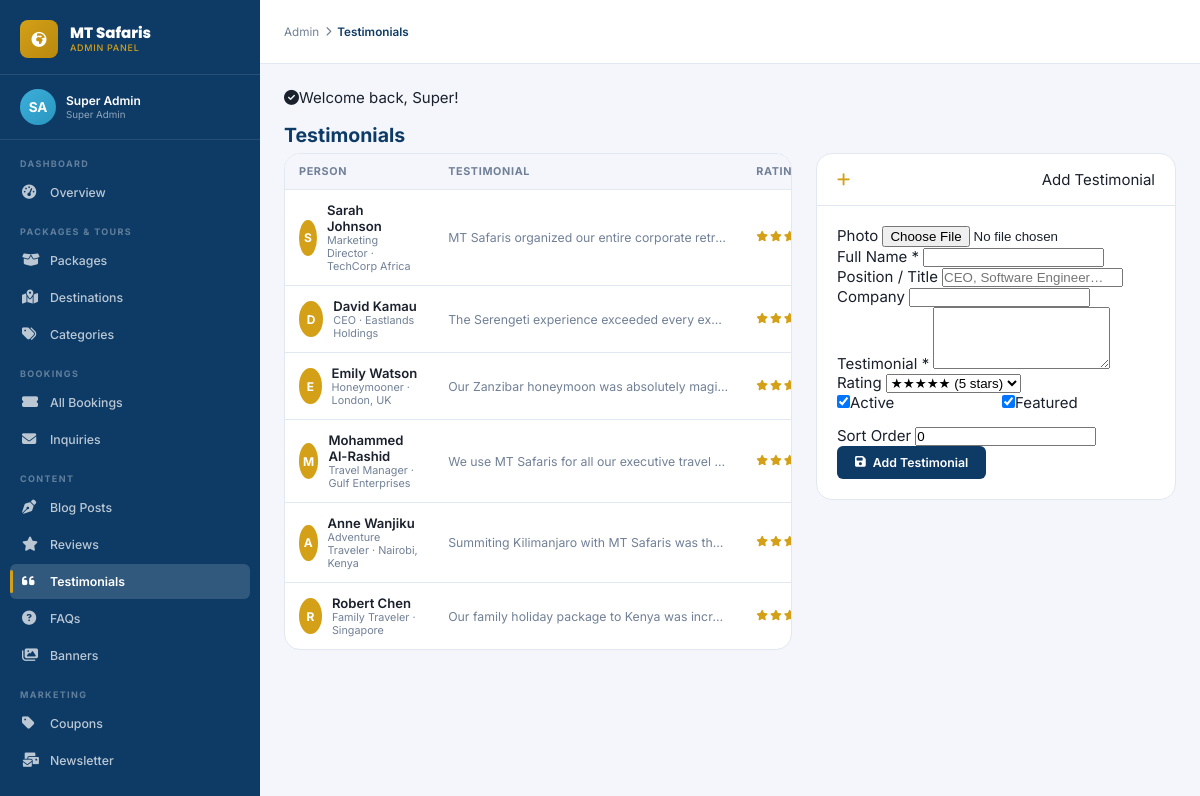
/admin/testimonials.php (signed in), run on the app's committed database.
### tables this page shows
CREATE TABLE `users` (
  `id`              INT UNSIGNED AUTO_INCREMENT PRIMARY KEY,
  `uuid`            CHAR(36) NOT NULL UNIQUE DEFAULT (UUID()),
  `first_name`      VARCHAR(100) NOT NULL,
  `last_name`       VARCHAR(100) NOT NULL,
  `email`           VARCHAR(191) NOT NULL UNIQUE,
  `phone`           VARCHAR(30),
  `password_hash`   VARCHAR(255) NOT NULL,
  `role`            ENUM('super_admin','travel_manager','booking_officer','content_editor','finance','customer_support','customer') NOT NULL DEFAULT 'customer',
  `status`          ENUM('active','inactive','suspended','pending') NOT NULL DEFAULT 'pending',
  `avatar`          VARCHAR(500),
  `email_verified`  TINYINT(1) NOT NULL DEFAULT 0,
  `email_verify_token` VARCHAR(100),
  `two_fa_enabled`  TINYINT(1) NOT NULL DEFAULT 0,
  `two_fa_secret`   VARCHAR(100),
  `remember_token`  VARCHAR(100),
  `last_login_at`   DATETIME,
  `last_login_ip`   VARCHAR(50),
  `created_at`      DATETIME NOT NULL DEFAULT CURRENT_TIMESTAMP,
  `updated_at`      DATETIME NOT NULL DEFAULT CURRENT_TIMESTAMP ON UPDATE CURRENT_TIMESTAMP,
  INDEX `idx_email`  (`email`),
  INDEX `idx_role`   (`role`),
  INDEX `idx_status` (`status`)
);

CREATE TABLE `testimonials` (
  `id`          INT UNSIGNED AUTO_INCREMENT PRIMARY KEY,
  `name`        VARCHAR(150) NOT NULL,
  `position`    VARCHAR(150),
  `company`     VARCHAR(150),
  `avatar`      VARCHAR(500),
  `body`        TEXT NOT NULL,
  `rating`      TINYINT UNSIGNED NOT NULL DEFAULT 5,
  `is_featured` TINYINT(1) NOT NULL DEFAULT 1,
  `is_active`   TINYINT(1) NOT NULL DEFAULT 1,
  `sort_order`  TINYINT UNSIGNED NOT NULL DEFAULT 0,
  `created_at`  DATETIME NOT NULL DEFAULT CURRENT_TIMESTAMP
);

### includes/functions.php (called while the page is built, shortened)
<?php
require_once __DIR__ . '/db.php';
function h(string $str): string {
    return htmlspecialchars($str, ENT_QUOTES | ENT_HTML5, 'UTF-8');
}
function getFlash(): ?array {
    if (isset($_SESSION['flash'])) {
        $flash = $_SESSION['flash'];
        return $flash;
    }
    return null;
}
function url(string $path = ''): string {
    return APP_URL . '/' . ltrim($path, '/');
}
function isActive(string $page): string {
    return (basename($_SERVER['PHP_SELF']) === $page) ? 'active' : '';
}

### includes/db.php (called while the page is built, shortened)
<?php
class DB {
    private static ?PDO $instance = null;
    public static function conn(): PDO {
        if (self::$instance === null) {
            $dsn = sprintf('mysql:host=%s;port=%s;dbname=%s;charset=%s',
                DB_HOST, DB_PORT, DB_NAME, DB_CHARSET);
            $options = [
                PDO::ATTR_ERRMODE            => PDO::ERRMODE_EXCEPTION,
                PDO::ATTR_DEFAULT_FETCH_MODE => PDO::FETCH_ASSOC,
                PDO::ATTR_EMULATE_PREPARES   => false,
                PDO::MYSQL_ATTR_INIT_COMMAND => "SET NAMES " . DB_CHARSET . " COLLATE utf8mb4_unicode_ci",
            ];
            self::$instance = new PDO($dsn, DB_USER, DB_PASS, $options);
        }
        return self::$instance;
    }
    public static function query(string $sql, array $params = []): PDOStatement {
        $stmt = self::conn()->prepare($sql);
        $stmt->execute($params);
        return $stmt;
    }
    public static function row(string $sql, array $params = []): ?array {
        $result = self::query($sql, $params)->fetch();
        return $result ?: null;
    }
    public static function rows(string $sql, array $params = []): array {
        return self::query($sql, $params)->fetchAll();
    }
}

### includes/auth.php (called while the page is built, shortened)
<?php
require_once __DIR__ . '/db.php';
require_once __DIR__ . '/functions.php';
function currentUser(): ?array {
    static $user = null;
    if ($user === null) {
        $user = DB::row("SELECT id, uuid, first_name, last_name, email, phone, role, status, avatar
                         FROM users WHERE id = ? AND status = 'active'", [$_SESSION['user_id']]);
    }
    return $user;
}
function isLoggedIn(): bool {
    return currentUser() !== null;
}
function isAdmin(): bool {
    $user = currentUser();
    return $user && in_array($user['role'], ADMIN_ROLES);
}
function checkRememberToken(): void {
    if (isLoggedIn() || !isset($_COOKIE['remember_token'])) return;
}
checkRememberToken();

### admin/testimonials.php (the view, shortened to what this page needs)
<?php
require_once dirname(__DIR__) . '/includes/auth.php';
require_once dirname(__DIR__) . '/includes/functions.php';
$editId  = (int)($_GET['edit'] ?? 0);
$editing = $editId ? DB::row("SELECT * FROM testimonials WHERE id=?", [$editId]) : null;
$items = DB::rows("SELECT * FROM testimonials ORDER BY sort_order ASC, created_at DESC");
?>
<!DOCTYPE html>
<html lang="en">
<head>
  <link rel="stylesheet" href="https://cdnjs.cloudflare.com/ajax/libs/font-awesome/6.5.1/css/all.min.css">
  <link rel="stylesheet" href="<?= url('assets/css/admin.css') ?>">
</head>
<body>
<?php require_once 'includes/sidebar.php'; ?>
<div class="admin-main">
  <header class="admin-header">
    <div class="admin-header-left">
      <div class="breadcrumb-admin">Admin <i class="fas fa-chevron-right" style="font-size:.65rem"></i> <span>Testimonials</span></div>
    </div>
  </header>
  <div class="admin-content">
    <?php $flash = getFlash(); if ($flash): ?><div class="flash-msg flash-<?= h($flash['type']) ?>" style="margin-bottom:16px"><i class="fas fa-check-circle"></i><span><?= h($flash['message']) ?></span></div><?php endif; ?>
    <div class="admin-page-title">Testimonials</div>
    <div style="display:grid;grid-template-columns:1fr 360px;gap:24px;align-items:start">
      <div class="admin-card">
        <div class="admin-card-body" style="padding:0">
          <table class="admin-table">
            <thead>
              <tr><th>Person</th><th>Testimonial</th><th>Rating</th><th>Featured</th><th>Status</th><th></th></tr>
            </thead>
            <tbody>
              <?php foreach ($items as $t): ?>
              <tr>
                <td>
                  <div style="display:flex;align-items:center;gap:10px">
                    <?php if ($t['avatar']): ?>
                    <img src="<?= h($t['avatar']) ?>" style="width:36px;height:36px;border-radius:50%;object-fit:cover">
                    <?php else: ?>
                    <div style="width:36px;height:36px;border-radius:50%;background:var(--clr-gold);display:grid;place-items:center;font-weight:700;color:#fff;font-size:.8rem"><?= strtoupper(substr($t['name'],0,1)) ?></div>
                    <?php endif; ?>
                    <div>
                      <div style="font-weight:600;font-size:.875rem"><?= h($t['name']) ?></div>
                      <div style="font-size:.72rem;color:var(--clr-muted)"><?= h($t['position']) ?><?= $t['company']?' · '.h($t['company']):'' ?></div>
                    </div>
                  </div>
                </td>
                <td><div style="max-width:280px;overflow:hidden;text-overflow:ellipsis;white-space:nowrap;font-size:.82rem;color:var(--clr-muted)"><?= h($t['body']) ?></div></td>
                <td>
                  <div style="display:flex;gap:2px">
                    <?php for ($s=1;$s<=5;$s++): ?>
                    <i class="fas fa-star" style="font-size:.7rem;color:<?= $s<=$t['rating']?'var(--clr-gold)':'#e2e8f0' ?>"></i>
                    <?php endfor; ?>
                  </div>
                </td>
              </tr>
              <?php endforeach; ?>
            </tbody>
          </table>
        </div>
      </div>
      <div class="admin-card">
        <div class="admin-card-header"><i class="fas fa-<?= $editing?'edit':'plus' ?>" style="color:var(--clr-gold)"></i> <?= $editing?'Edit':'Add' ?> Testimonial</div>
        <div class="admin-card-body">
          <form method="POST" enctype="multipart/form-data">
            <div class="form-group">
              <label class="form-label">Photo</label>
              <input type="file" name="avatar" accept="image/*" class="form-control">
            </div>
            <div class="form-group">
              <label class="form-label">Full Name <span class="text-danger">*</span></label>
              <input type="text" name="name" value="<?= h($editing['name']??'') ?>" class="form-control" required>
            </div>
            <div class="form-group">
              <label class="form-label">Position / Title</label>
              <input type="text" name="position" value="<?= h($editing['position']??'') ?>" class="form-control" placeholder="CEO, Software Engineer…">
            </div>
            <div class="form-group">
              <label class="form-label">Company</label>
              <input type="text" name="company" value="<?= h($editing['company']??'') ?>" class="form-control">
            </div>
            <div class="form-group">
              <label class="form-label">Testimonial <span class="text-danger">*</span></label>
              <textarea name="body" class="form-control" rows="4" required><?= h($editing['body']??'') ?></textarea>
            </div>
            <div class="form-group">
              <label class="form-label">Rating</label>
              <select name="rating" class="form-control">
                <?php for ($s=5;$s>=1;$s--): ?>
                <option value="<?= $s ?>" <?= ($editing['rating']??5)==$s?'selected':'' ?>><?= str_repeat('★',$s).str_repeat('☆',5-$s) ?> (<?= $s ?> stars)</option>
                <?php endfor; ?>
              </select>
            </div>
            <div style="display:grid;grid-template-columns:1fr 1fr;gap:12px;margin-bottom:14px">
              <label class="admin-toggle"><input type="checkbox" name="is_active" <?= ($editing['is_active']??1)?'checked':'' ?>><span class="admin-toggle-slider"></span><span>Active</span></label>
              <label class="admin-toggle"><input type="checkbox" name="is_featured" <?= ($editing['is_featured']??1)?'checked':'' ?>><span class="admin-toggle-slider"></span><span>Featured</span></label>
            </div>
            <div class="form-group">
              <label class="form-label">Sort Order</label>
              <input type="number" name="sort_order" value="<?= (int)($editing['sort_order']??0) ?>" class="form-control" min="0">
            </div>
            <button type="submit" name="save" class="btn-admin btn-admin-primary btn-block">
              <i class="fas fa-save"></i> <?= $editing?'Update':'Add' ?> Testimonial
            </button>
          </form>
        </div>
      </div>
    </div>
  </div>
</div>
</body>
</html>

### admin/includes/sidebar.php (shortened to what this page needs)
<?php $adminUser = currentUser(); ?>
<aside class="admin-sidebar" id="adminSidebar">
  <div class="sidebar-brand">
    <div class="sidebar-brand-icon"><i class="fas fa-globe-africa"></i></div>
    <div>
      <div class="sidebar-brand-text">MT Safaris</div>
      <span class="sidebar-brand-sub">Admin Panel</span>
    </div>
  </div>
  <div class="sidebar-user">
    <div class="sidebar-user-avatar"><?= strtoupper(substr($adminUser['first_name'],0,1).substr($adminUser['last_name'],0,1)) ?></div>
    <div>
      <div class="sidebar-user-name"><?= h($adminUser['first_name'].' '.$adminUser['last_name']) ?></div>
      <div class="sidebar-user-role"><?= h(ROLES[$adminUser['role']]??$adminUser['role']) ?></div>
    </div>
  </div>
  <nav class="sidebar-nav">
    <div class="nav-section">Dashboard</div>
    <a href="<?= url('admin/') ?>" <?= basename($_SERVER['PHP_SELF'])==='index.php'&&dirname($_SERVER['PHP_SELF'])==='/admin'?'class="active"':'' ?>>
      <i class="fas fa-tachometer-alt"></i> Overview
    </a>
    <div class="nav-section">Packages & Tours</div>
    <a href="<?= url('admin/packages.php') ?>" <?= isActive('packages.php') === 'active' ? 'class="active"' : '' ?>>
      <i class="fas fa-box-open"></i> Packages
    </a>
    <a href="<?= url('admin/destinations.php') ?>" <?= isActive('destinations.php') === 'active' ? 'class="active"' : '' ?>>
      <i class="fas fa-map-marked-alt"></i> Destinations
    </a>
    <a href="<?= url('admin/categories.php') ?>" <?= isActive('categories.php') === 'active' ? 'class="active"' : '' ?>>
      <i class="fas fa-tags"></i> Categories
    </a>
    <div class="nav-section">Bookings</div>
    <a href="<?= url('admin/bookings.php') ?>" <?= isActive('bookings.php') === 'active' ? 'class="active"' : '' ?>>
      <i class="fas fa-ticket-alt"></i> All Bookings
    </a>
    <a href="<?= url('admin/inquiries.php') ?>" <?= isActive('inquiries.php') === 'active' ? 'class="active"' : '' ?>>
      <i class="fas fa-envelope"></i> Inquiries
    </a>
    <div class="nav-section">Content</div>
    <a href="<?= url('admin/blog.php') ?>" <?= isActive('blog.php') === 'active' ? 'class="active"' : '' ?>>
      <i class="fas fa-pen-nib"></i> Blog Posts
    </a>
    <a href="<?= url('admin/reviews.php') ?>" <?= isActive('reviews.php') === 'active' ? 'class="active"' : '' ?>>
      <i class="fas fa-star"></i> Reviews
    </a>
    <a href="<?= url('admin/testimonials.php') ?>" <?= isActive('testimonials.php') === 'active' ? 'class="active"' : '' ?>>
      <i class="fas fa-quote-left"></i> Testimonials
    </a>
    <a href="<?= url('admin/faqs.php') ?>" <?= isActive('faqs.php') === 'active' ? 'class="active"' : '' ?>>
      <i class="fas fa-question-circle"></i> FAQs
    </a>
    <a href="<?= url('admin/banners.php') ?>" <?= isActive('banners.php') === 'active' ? 'class="active"' : '' ?>>
      <i class="fas fa-images"></i> Banners
    </a>
    <div class="nav-section">Marketing</div>
    <a href="<?= url('admin/coupons.php') ?>" <?= isActive('coupons.php') === 'active' ? 'class="active"' : '' ?>>
      <i class="fas fa-tag"></i> Coupons
    </a>
    <a href="<?= url('admin/newsletter.php') ?>" <?= isActive('newsletter.php') === 'active' ? 'class="active"' : '' ?>>
      <i class="fas fa-mail-bulk"></i> Newsletter
    </a>
    <div class="nav-section">Users</div>
  </nav>
</aside>

### data on the page
users: first_name+last_name "SA", first_name+last_name "Super Admin", role "Super Admin"
testimonials: name "S", name "Sarah Johnson", position "Marketing Director", company "TechCorp Africa", body "MT Safaris organized our entire corporate retr…"
testimonials: name "D", name "David Kamau", position "CEO", company "Eastlands Holdings", body "The Serengeti experience exceeded every ex…"
testimonials: name "E", name "Emily Watson", position "Honeymooner", company "London, UK", body "Our Zanzibar honeymoon was absolutely magi…"
testimonials: name "M", name "Mohammed Al-Rashid", position "Travel Manager", company "Gulf Enterprises", body "We use MT Safaris for all our executive travel…"
testimonials: name "A", name "Anne Wanjiku", position "Adventure Traveler", company "Nairobi, Kenya", body "Summiting Kilimanjaro with MT Safaris was th…"
testimonials: name "R", name "Robert Chen", position "Family Traveler", company "Singapore", body "Our family holiday package to Kenya was incr…"

### other printed values
$flash['message'] "Welcome back, Super!"
form field rating "★★★★★ (5 stars)"
